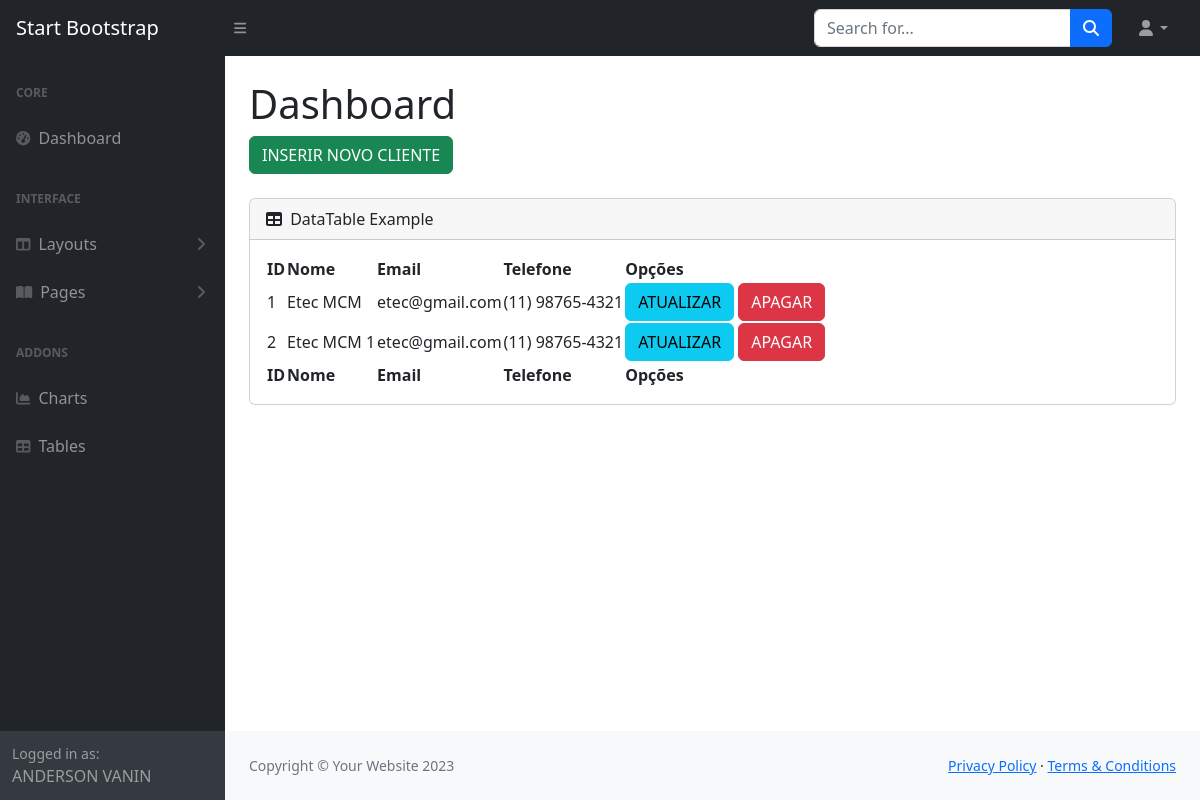
Screenshot of /painel/index.php (signed in) with the database file from the repository.
### tables this page shows
CREATE TABLE `clientes` (
  `id_cliente` int(11) NOT NULL,
  `nome_cliente` varchar(255) NOT NULL,
  `email_cliente` varchar(255) NOT NULL,
  `telefone` varchar(255) NOT NULL
);

### painel/index.php (the view, shortened to what this page needs)
<?php
    include 'conecta.php';
    include 'menu.php';
?>
            <div id="layoutSidenav_content">
                <main>
                    <div class="container-fluid px-4">
                        <h1 class="mt-4">Dashboard</h1>
                        <ol class="breadcrumb mb-4">
                            <li class="breadcrumb-item active">
                                <a class="btn btn-success" href="insere_cliente.php">INSERIR NOVO CLIENTE</a>
                            </li>
                        </ol>
                        <div class="card mb-4">
                            <div class="card-header">
                                <i class="fas fa-table me-1"></i>
                                DataTable Example
                            </div>
                            <div class="card-body">
                                <table id="datatablesSimple">
                                    <thead>
                                        <tr>
                                            <th>ID</th>
                                            <th>Nome</th>
                                            <th>Email</th>
                                            <th>Telefone</th>
                                            <th>Opções</th>
                                        </tr>
                                    </thead>
                                    <tfoot>
                                        <tr>
                                            <th>ID</th>
                                            <th>Nome</th>
                                            <th>Email</th>
                                            <th>Telefone</th>
                                            <th>Opções</th>
                                        </tr>
                                    </tfoot>
                                    <tbody>
                                        <?php
                                            $sql = "SELECT * FROM clientes";
                                            $consulta = $conexao->query($sql);
                                            while($dados = $consulta->fetch_assoc()){
                                                echo "<tr>";
                                                echo "<td>".$dados['id_cliente']."</td>";
                                                echo "<td>".$dados['nome_cliente']."</td>";
                                                echo "<td>".$dados['email_cliente']."</td>";
                                                echo "<td>".$dados['telefone']."</td>";
                                                echo "<td>
                                                    <a class='btn btn-info' href='atualiza_cliente.php?id=".$dados['id_cliente']."'>ATUALIZAR</a>
                                                    <a class='btn btn-danger' href='processa_deleta_cliente.php?id=".$dados['id_cliente']."'>APAGAR</a>
                                                </td>";
                                                echo "</tr>";
                                            }
                                        ?>
                                    </tbody>
                                </table>
                            </div>
                        </div>
                    </div>
                </main>
                <footer class="py-4 bg-light mt-auto">
                    <div class="container-fluid px-4">
                        <div class="d-flex align-items-center justify-content-between small">
                            <div class="text-muted">Copyright &copy; Your Website 2023</div>
                            <div>
                                <a href="#">Privacy Policy</a>
                                &middot;
                                <a href="#">Terms &amp; Conditions</a>
                            </div>
                        </div>
                    </div>
                </footer>
            </div>
        </div>
    </body>
</html>

### painel/menu.php (shortened to what this page needs)
<!DOCTYPE html>
<html lang="en">
    <head>
        <link href="https://cdn.jsdelivr.net/npm/simple-datatables@7.1.2/dist/style.min.css" rel="stylesheet" />
        <link href="css/styles.css" rel="stylesheet" />
    </head>
    <body class="sb-nav-fixed">
        <nav class="sb-topnav navbar navbar-expand navbar-dark bg-dark">
            <a class="navbar-brand ps-3" href="index.php">Start Bootstrap</a>
            <button class="btn btn-link btn-sm order-1 order-lg-0 me-4 me-lg-0" id="sidebarToggle" href="#!"><i class="fas fa-bars"></i></button>
            <form class="d-none d-md-inline-block form-inline ms-auto me-0 me-md-3 my-2 my-md-0">
                <div class="input-group">
                    <input class="form-control" type="text" placeholder="Search for..." aria-label="Search for..." aria-describedby="btnNavbarSearch" />
                    <button class="btn btn-primary" id="btnNavbarSearch" type="button"><i class="fas fa-search"></i></button>
                </div>
            </form>
            <ul class="navbar-nav ms-auto ms-md-0 me-3 me-lg-4">
                <li class="nav-item dropdown">
                    <a class="nav-link dropdown-toggle" id="navbarDropdown" href="#" role="button" data-bs-toggle="dropdown" aria-expanded="false"><i class="fas fa-user fa-fw"></i></a>
                </li>
            </ul>
        </nav>
        <div id="layoutSidenav">
            <div id="layoutSidenav_nav">
                <nav class="sb-sidenav accordion sb-sidenav-dark" id="sidenavAccordion">
                    <div class="sb-sidenav-menu">
                        <div class="nav">
                            <div class="sb-sidenav-menu-heading">Core</div>
                            <a class="nav-link" href="index.php">
                                <div class="sb-nav-link-icon"><i class="fas fa-tachometer-alt"></i></div>
                                Dashboard
                            </a>
                            <div class="sb-sidenav-menu-heading">Interface</div>
                            <a class="nav-link collapsed" href="#" data-bs-toggle="collapse" data-bs-target="#collapseLayouts" aria-expanded="false" aria-controls="collapseLayouts">
                                <div class="sb-nav-link-icon"><i class="fas fa-columns"></i></div>
                                Layouts
                                <div class="sb-sidenav-collapse-arrow"><i class="fas fa-angle-down"></i></div>
                            </a>
                            <a class="nav-link collapsed" href="#" data-bs-toggle="collapse" data-bs-target="#collapsePages" aria-expanded="false" aria-controls="collapsePages">
                                <div class="sb-nav-link-icon"><i class="fas fa-book-open"></i></div>
                                Pages
                                <div class="sb-sidenav-collapse-arrow"><i class="fas fa-angle-down"></i></div>
                            </a>
                            <div class="sb-sidenav-menu-heading">Addons</div>
                            <a class="nav-link" href="charts.html">
                                <div class="sb-nav-link-icon"><i class="fas fa-chart-area"></i></div>
                                Charts
                            </a>
                            <a class="nav-link" href="tables.html">
                                <div class="sb-nav-link-icon"><i class="fas fa-table"></i></div>
                                Tables
                            </a>
                        </div>
                    </div>
                    <div class="sb-sidenav-footer">
                        <div class="small">Logged in as:</div>
                        <?php echo $_SESSION['nome']; ?>
                    </div>
                </nav>
            </div>

### rows the page displays
clientes: id_cliente "1", nome_cliente "Etec MCM", email_cliente "etec@gmail.com", telefone "(11) 98765-4321"
clientes: id_cliente "2", nome_cliente "Etec MCM 1", email_cliente "etec@gmail.com", telefone "(11) 98765-4321"

### other values shown
$_SESSION['nome'] "ANDERSON VANIN"
